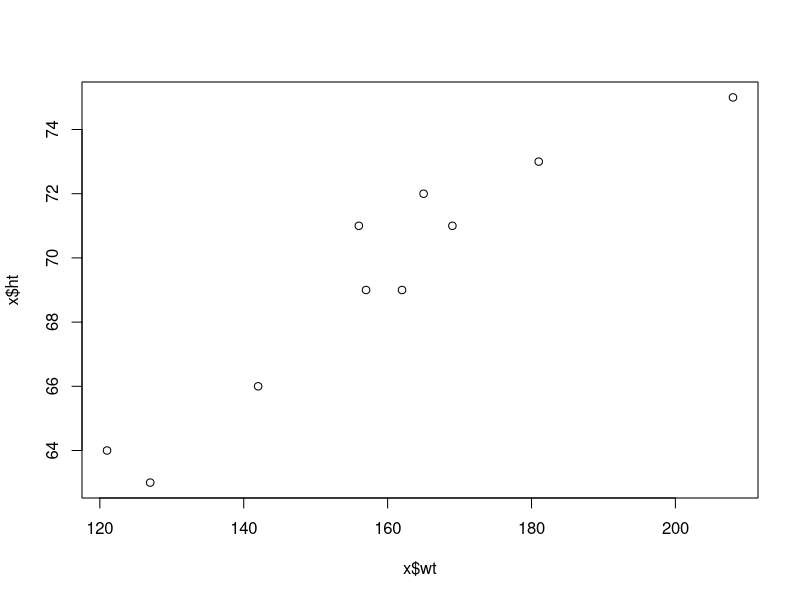

Recreate this plot in R.
# https://onlinecourses.science.psu.edu/stat462/node/79/


x <- read.delim("./data/index.txt")
x

plot(x$wt, x$ht)
model <- lm (x$ht ~ x$wt)
str(model)
